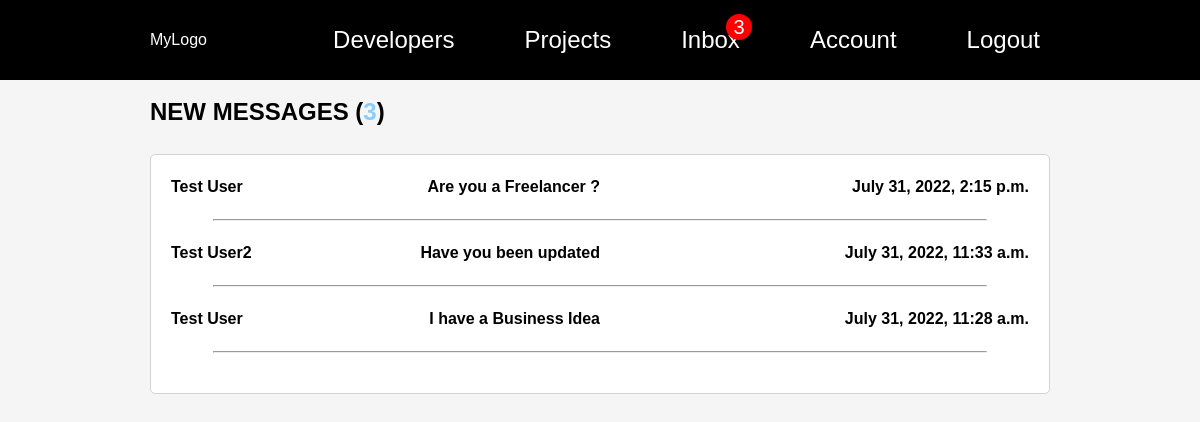
The page /inbox/ (signed in) on the database its author committed.
### users/models.py (models this page shows, shortened)
class Profile(models.Model):
    user = models.OneToOneField(User, on_delete=models.CASCADE, null=True, blank=True)
    name = models.CharField(max_length=200, blank=True, null=True)
    username = models.CharField(max_length=200, blank=True, null=True)
    email = models.EmailField(max_length=500, blank=True, null=True)
    short_intro = models.CharField(max_length=200, blank=True, null=True)
    bio = models.TextField(blank=True, null=True)
    location = models.CharField(max_length=200, null=True, blank=True)
    profile_image = models.ImageField(null=True, blank=True, upload_to='profiles/', default='profiles/user.svg')
    website_link = models.CharField(max_length=200, blank=True, null=True)
    linkedin_link = models.CharField(max_length=200, blank=True, null=True)
    youtube_link = models.CharField(max_length=200, blank=True, null=True)
    twitter_link = models.CharField(max_length=200, blank=True, null=True)
    github_link = models.CharField(max_length=200, blank=True, null=True)
    created = models.DateTimeField(auto_now_add=True)
    id = models.UUIDField(default=uuid.uuid4, unique=True, primary_key=True, editable=False)
    @property
    def get_unread_messages_count(self):
        unread_messages_count = self.messages.filter(is_seen=False).count()
        return unread_messages_count

class Message(models.Model):
    name = models.CharField(max_length=200, null=True, blank=True)
    sender = models.ForeignKey(Profile, on_delete=models.SET_NULL, null=True, blank=True)
    receiver = models.ForeignKey(Profile, on_delete=models.SET_NULL, null=True, blank=True, related_name="messages")
    body = models.TextField()
    email = models.EmailField(max_length=300, null=True, blank=True)
    message_title = models.CharField(max_length=100, null=True, blank=True)
    is_seen = models.BooleanField(default=False, null=True)
    created = models.DateTimeField(auto_now_add=True)
    id = models.UUIDField(default=uuid.uuid4, unique=True, primary_key=True, editable=False)
    class Meta:
        ordering = ['is_seen', '-created']

### users/views.py (the view)
# urls.py: path('inbox/', views.chat_inbox, name='inbox'),
@login_required(login_url='login')
def chat_inbox(request):
    profile = request.user.profile
    user_messages = profile.messages.all()
    user_unread_messages_count = user_messages.filter(is_seen=False).count()
    context = {'user_messages': user_messages, 'user_unread_messages_count': user_unread_messages_count}
    return render(request, 'users/messages.html', context)

### users/templates/users/messages.html (shortened to what this page needs)
{% extends 'main.html' %}
{% block content %}
    <div class="body-container">
        <div class="message-body">
            <h2>NEW MESSAGES (<span >{{ user_unread_messages_count }}</span>)</h2>
            <div class="chats-body">
                {% for message in user_messages %}
                    {% if message.is_seen == False %}
                    <div class="chat-item unread">
                        <div>
                            <p class="message-author gray-text"><a
                                    href="#">{{ message.name }}</a></p>
                            <p class="left-margin"><a href="{% url 'view-message' message.id %}">{{ message.message_title }}</a></p>
                        </div>
                        <p id="message-date">{{ message.created }}</p>
                    </div>
                    <hr>
                    {% endif %}
                    {% empty %}
                    <h2>NO MESSAGES</h2>
                {% endfor %}
            </div>
        </div>
    </div>
{% endblock content %}

### templates/navbar.html
{% load static %}
<nav id="nav-bar">
        <div class="body-container">
            <div class="container">
                <div class="logo">MyLogo</div>
                <ul>
                    <li><a href="{% url 'profiles' %}">Developers</a></li>
                    <li><a href="{% url 'projects' %}">Projects</a></li>
                    {% if request.user.is_authenticated %}
                    <li class="inbox">
                      <a href="{% url 'inbox' %}">Inbox
                          {% if request.user.profile.get_unread_messages_count %}
                        <div>{{ request.user.profile.get_unread_messages_count }}</div>
                          {% endif %}
                      </a>
                    </li>
                    <li><a href="{% url 'user-profile' request.user.profile.id %}">Account</a></li>
                    <li><a href="{% url 'logout' %}">Logout</a></li>
                    {% else %}
                    <li><a href="{% url 'login' %}">Login/Signup</a></li>
                    {% endif %}
                </ul>
            </div>
        </div>
</nav>

### static/styles/style_devsearch.css (style rules this page uses)
* { margin: 0; padding: 0; }
body { background-color: whitesmoke; font-family: Arial, Helvetica, sans-serif; line-height: 1.5em; }
.body-container { width: 75%; margin: 0 auto; }
a { text-decoration: none; }
ul { list-style: none; }
#nav-bar { background-color: black; color: white; height: 80px; }
#nav-bar a { color: white; }
#nav-bar .container { display: flex; align-items: center; justify-content: space-between; height: 80px; }
#nav-bar ul { display: flex; list-style: none; font-size: x-large; }
#nav-bar ul li { margin-left: 50px; padding: 10px; }
.inbox { position: relative; }
.inbox div { background-color: red; height: 20px; width: 20px; border-radius: 50%; padding: 3px; font-size: smaller; display: flex; justify-content: center; align-items: center; position: absolute; top: -4px; left: 55px; }
.gray-text { color: rgb(88, 82, 82); }
hr { width: 90%; margin: 0 auto; margin-bottom: 20px; }
.message-body { margin: 20px auto; }
.message-body span { color: lightskyblue; }
.chats-body { background-color: white; color: gray; border: 1px solid lightgray; border-radius: 5px; padding: 20px; margin-top: 30px; }
.chat-item { display: flex; justify-content: space-between; align-items: center; margin-bottom: 20px; }
.unread { font-weight: bolder; color: black; }
.unread a { color: black }
.chat-item div { width: 50%; display: flex; justify-content: space-between; }
.left-margin { margin-left: 10px; }

### rows shown on the page
Message: name "Test User", message_title "Are you a Freelancer ?", created "July 31, 2022, 2:15 p.m."
Message: name "Test User2", message_title "Have you been updated", created "July 31, 2022, 11:33 a.m."
Message: name "Test User", message_title "I have a Business Idea", created "July 31, 2022, 11:28 a.m."

### other values the page prints
{{ request.user.profile.get_unread_messages_count }} "3"
{{ user_unread_messages_count }} "3"
